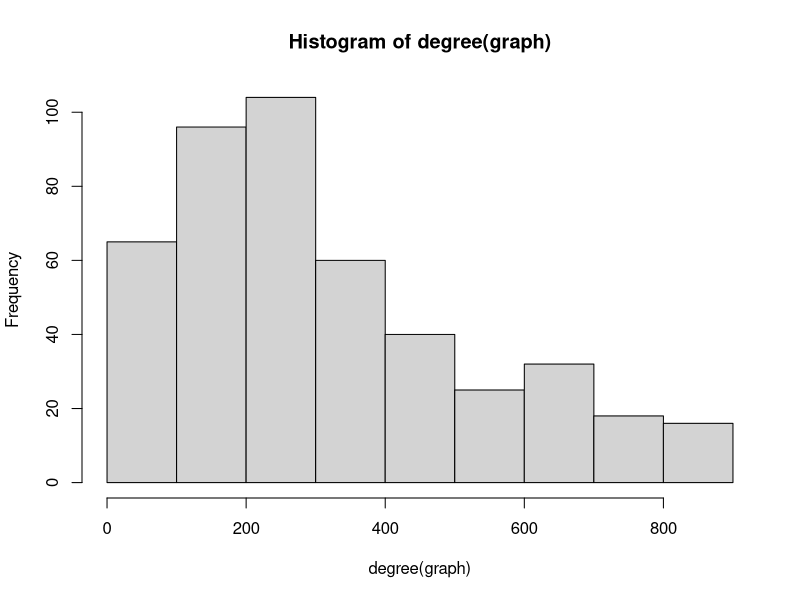
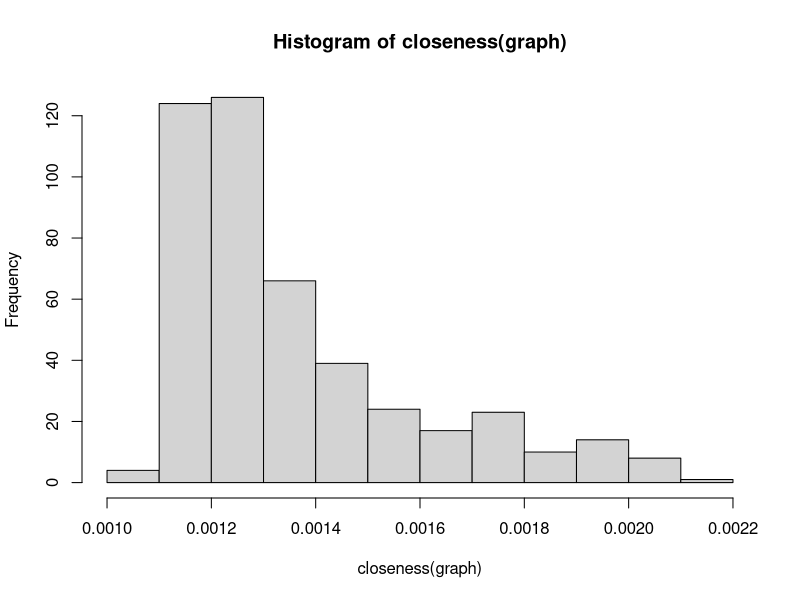
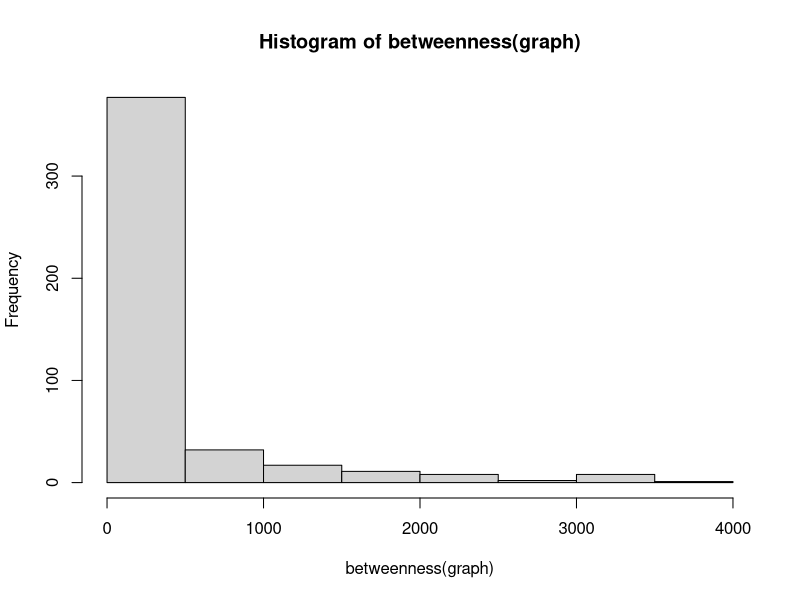

Source code (R) for these figures, in order:
setwd("C:/Dev/complex_networks/lab_3/")
install.packages("dplyr")
library(dplyr)
library(igraph)

## Wizualizacja
df <- read.table("data/reachability.txt", sep = " ", header = FALSE)
graph <- graph.data.frame(df)
#plot(graph)

# Srednica w grafie nieskierowanym
d = diameter(graph, directed = FALSE, weights=NA)
# Srednia najkrotsza sciezka dla grafu nieskierowanego
average.path.length(graph, directed = FALSE)
# Srednica sieci w grafie skierowanym
diameter(graph, directed=T, weight=NA)
get.diameter(graph, directed = TRUE)
# Srednia najkrotsza sciezka dla grafu skierowanego
average.path.length(graph, directed = TRUE)

# Rozklad degree
hist(degree(graph))

# Rozklad closeness
hist(closeness(graph))

# Rozklad betweenness
hist(betweenness(graph))

dg = sort(degree(graph), decreasing = TRUE)[1:5]
shortest.paths(graph, names(dg), names(dg), mode="out")

cl = sort(closeness(graph), decreasing = TRUE)[1:5]
shortest.paths(graph, names(cl), names(cl), mode="out")

bt = sort(betweenness(graph), decreasing = TRUE)[1:5]
shortest.paths(graph, names(bt), names(bt), mode="out")

intersect(intersect(names(dg),names(cl)),names(bt))
